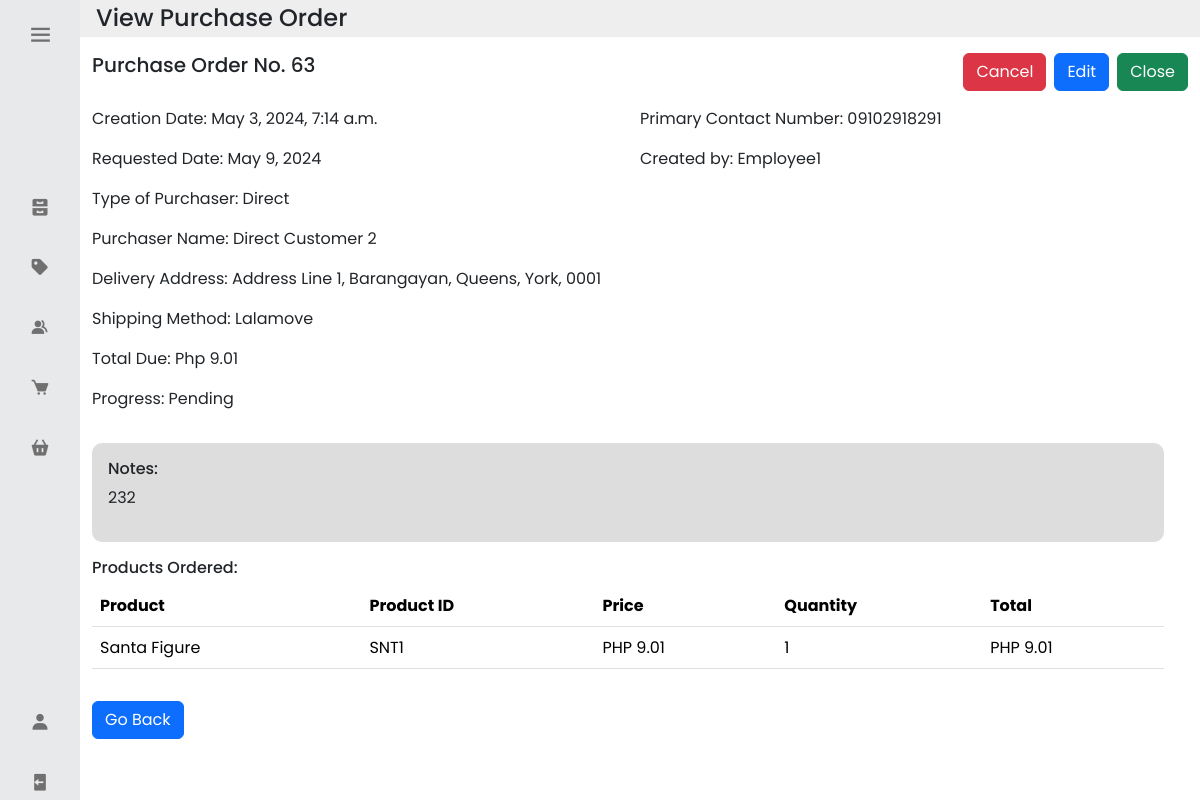
/view_po/63/ (signed in), run on the app's committed database.
### inventoryapp/models.py (models this page shows, shortened)
class Purchase_Order(models.Model):
    Purchase_Order_ID = models.AutoField(primary_key=True)
    Creation_Date = models.DateTimeField()
    Requested_Date = models.DateField()
    Fulfilled_Date = models.DateTimeField(null=True, blank=True)
    Total_Due = models.DecimalField(max_digits=9, decimal_places=2, validators=[MinValueValidator(0)])
    Notes = models.TextField(validators =[MaxLengthValidator(1024)], null=True, blank=True)
    Progress = models.CharField(max_length=16, default = "Pending")
    PO_Status = models.CharField(max_length=16, default = "Unfulfilled")
    Shipping_Method = models.CharField(max_length=32)
    Order_Method = models.CharField(max_length=32,  null=True, blank=True)
    Customer_ID = models.ForeignKey('Customer', on_delete=models.PROTECT, null=True, blank=True) #null if it is a consignee
    Consignee_ID = models.ForeignKey('Consignee', on_delete=models.PROTECT, null=True, blank=True) #null if it is a customer
    Account_ID_Closed_by = models.ForeignKey('Account', on_delete=models.CASCADE, related_name='po_closed', null=True, blank=True)
    Account_ID_Created_by = models.ForeignKey('Account', on_delete=models.CASCADE, related_name='po_created')

class Customer(models.Model):
    Customer_ID = models.AutoField(primary_key=True)
    Customer_Name = models.CharField(max_length=32)
    Address_Line_1 = models.CharField(max_length=128)
    Barangay = models.CharField(max_length=64)
    Municipality = models.CharField(max_length=64)
    Province = models.CharField(max_length=64)
    Zip_Code = models.CharField(max_length=4)
    Primary_Contact_Number = models.CharField(max_length=11)
    Customer_Type = models.CharField(max_length=16)
    Notes = models.TextField(null=True, blank=True, validators=[MaxLengthValidator(1024)])

class Account(models.Model):
    Account_ID = models.AutoField(primary_key=True)
    user = models.OneToOneField(User, on_delete=models.CASCADE)
    Profile_Picture = models.ImageField(upload_to='account_pfps/', null=True, blank=True)
    First_Name = models.CharField(max_length=32)
    Last_Name = models.CharField(max_length=32)
    Role = models.CharField(max_length = 32)
    Visibility = models.BooleanField(default=True)
    def __str__(self):
        return str(self.user)

class Product_Ordered(models.Model):
    Product_ID = models.ForeignKey(Product, on_delete=models.PROTECT)
    Purchase_Order_ID = models.ForeignKey(Purchase_Order, on_delete=models.PROTECT)
    Quantity = models.PositiveIntegerField( validators=[MaxValueValidator(99999)])

class Product(models.Model):
    Product_ID = models.AutoField(primary_key=True)
    EAS_Product_ID = models.CharField(max_length=32, unique=True)
    Name = models.CharField(max_length=64)
    Picture = models.ImageField(null=True, blank=True, upload_to='product_images/', )
    SKU = models.CharField(max_length=32)
    Price = models.DecimalField(max_digits=7, decimal_places=2, validators=[MinValueValidator(0)])
    Actual_Inventory_Count = models.PositiveIntegerField(validators =[MaxValueValidator(99999)])
    Reserved_Inventory_Count = models.PositiveIntegerField(validators =[MaxValueValidator(99999)], default = 0)
    To_Be_Received_Inventory_Count = models.PositiveIntegerField(validators =[MaxValueValidator(99999)], default = 0)
    Visibility = models.BooleanField(default=True)
    Product_Low_Stock_Threshold = models.PositiveIntegerField(validators =[MaxValueValidator(99999)], null=True, blank=True)
    Product_Stock_Status = models.CharField(max_length=16)
    Category = models.ForeignKey("Category", on_delete=models.PROTECT)

### inventoryapp/views.py (the view)
# urls.py: path('view_po/<int:pk>/', views.view_po, name='view_po'),
@login_required
def view_po(request, pk):
    purchase_order = get_object_or_404(Purchase_Order, pk=pk)
    products_ordered = Product_Ordered.objects.filter(Purchase_Order_ID=pk)
    return render(request, 'inventoryapp/view_po.html', {'po':purchase_order, 'products':products_ordered})

### inventoryapp/templates/inventoryapp/view_po.html (shortened to what this page needs)
<link rel="stylesheet" href="https://cdnjs.cloudflare.com/ajax/libs/twitter-bootstrap/5.3.0/css/bootstrap.min.css">
{% extends 'inventoryapp/base.html' %}
{% load static %}
{% block content %}
<head>
</head>
<body class="bg-light">
    <div class="container-fluid">
        <div class="row p-1" style="background-color: #eee;">
            <div class="col-md-auto d-flex align-items-center">
                <h4 class="m-0 mr-3">View Purchase Order</h4>
            </div>
        </div>
        <div class="row mt-3">
            <div class="col">
                <h5>Purchase Order No. {{ po.Purchase_Order_ID }}</h5>
            </div>
            <div class="col-auto d-flex">
                <form id="cancelPoForm{{ po.Purchase_Order_ID }}" action="{% url 'cancel_po' pk=po.pk account_id=request.user.account.pk %}" method="post">
                    <button type="button" class="btn btn-danger me-2 openCancelModal" data-po-pk="{{ po.Purchase_Order_ID }}" data-bs-toggle="modal" data-bs-target="#confirmCancelModal{{ po.Purchase_Order_ID }}">Cancel</button>
                </form>
                {% if po.Customer_ID %}
                    <a href="{% url 'update_po_direct_customer' po_pk=po.Purchase_Order_ID c_pk=po.Customer_ID.Customer_ID %}" class="btn btn-primary me-2">Edit</a>
                {% elif po.Consignee_ID %}
                    <a href="{% url 'update_po_consignee'  po_pk=po.Purchase_Order_ID c_pk=po.Consignee_ID.Consignee_ID %}" class="btn btn-primary me-2">Edit</a>
                {% endif %}
                <form id="closePoForm{{ po.Purchase_Order_ID }}" action="{% url 'close_po' pk=po.pk account_id=request.user.account.pk %}" method="post">
                    <button type="button" class="btn btn-success openModal" data-po-pk="{{ po.Purchase_Order_ID }}">Close</button>
                </form>
            </div>
        <div class="row mt-3">
            <div class="col">
                <p>Creation Date: {{ po.Creation_Date }}</p>
                <p>Requested Date: {{ po.Requested_Date }}</p>
                {% if po.Customer_ID %}
                    <p>Type of Purchaser: {{ po.Customer_ID.Customer_Type }}</p>
                    <p>Purchaser Name: {{ po.Customer_ID.Customer_Name }}</p>
                    <p>Delivery Address: {{ po.Customer_ID.Address_Line_1 }}, {{ po.Customer_ID.Barangay }}, {{ po.Customer_ID.Municipality }}, {{ po.Customer_ID.Province }}, {{ po.Customer_ID.Zip_Code }}</p>
                {% endif %}
                <p>Shipping Method: {{ po.Shipping_Method }}</p>
                <p>Total Due: Php {{ po.Total_Due }}</p>
                <p>Progress: {{ po.Progress }}</p>
            </div>
            <div class="col">
                {% if po.Customer_ID %}
                    <p>Primary Contact Number: {{ po.Customer_ID.Primary_Contact_Number }}</p>
                {% elif po.Consignee_ID %}
                    <p>Primary Contact Number: {{ po.Consignee_ID.Primary_Contact_Number }}</p>
                    <p>Email Address: {{ po.Consignee_ID.Email_Address }}</p>
                    <p>Emergency Contact No. (Mobile/Landline): {{ po.Consignee_ID.Emergency_Contact_Number }}</p>
                {% endif %}
                <p>Created by: {{po.Account_ID_Created_by}}</p>
            </div>
        </div>
        <div class="row mt-3">
            <div class="col">
                <div class="overflow-auto p-3" style="background-color: #ddd; border-radius: 10px;">
                    <h6>Notes:</h6>
                    <p>{{ po.Notes }}</p>
                </div>
            </div>
        </div>
        <div class="row mt-3">
            <div class="col">
                <h6>Products Ordered:</h6>
                <table class="table">
                    <thead>
                        <tr>
                            <th>Product</th>
                            <th>Product ID</th>
                            <th>Price</th>
                            <th>Quantity</th>
                            <th>Total</th>
                        </tr>
                    </thead>
                    <tbody>
                        {% for p in products %}
                            <tr>
                                <td>{{ p.Product_ID.Name }}</td>
                                <td>{{ p.Product_ID.EAS_Product_ID }}</td>
                                <td>PHP {{ p.Product_ID.Price}}</td>
                                <td>{{ p.Quantity }}</td>
                                {% load mathfilters %}
                                <td>PHP {{ p.Quantity|mul:p.Product_ID.Price }}</td>
                            </tr>
                        {% endfor %}
                    </tbody>
                </table>
            </div>
        </div>
        <div class="row mt-3">
            <div class="col">
                <a href="{% url 'current_pos' %}" class="btn btn-primary">Go Back</a>
            </div>
        </div>
    </div>
</body>
{% endblock %}

### inventoryapp/static/base.css (style rules this page uses)
* { font-family: 'Poppins', sans-serif; margin: 0; padding: 0; box-sizing: border-box; }
:root { --body-color: #fff; --sidebar-color: #e8e9eb; --primary-color: #970101; --primary-color-light: #800080; --toggle-color: #ddd; --text-color: #707070; --tran-02: all 0.2s ease; --tran-03: all 0.3s ease; --tran-04: all 0.4s ease; --tran-05: all 0.5s ease; }

### data on the page
Purchase_Order: Purchase_Order_ID "63", Creation_Date "May 3, 2024, 7:14 a.m.", Requested_Date "May 9, 2024", Customer_ID.Customer_Type "Direct", Customer_ID.Customer_Name "Direct Customer 2", Customer_ID.Address_Line_1 "Address Line 1", Customer_ID.Barangay "Barangayan", Customer_ID.Municipality "Queens", Customer_ID.Province "York", Customer_ID.Zip_Code "0001", Shipping_Method "Lalamove", Total_Due "9.01", Progress "Pending", Customer_ID.Primary_Contact_Number "09102918291", Account_ID_Created_by "Employee1", Notes "232"
Product_Ordered: Product_ID.Name "Santa Figure", Product_ID.EAS_Product_ID "SNT1", Product_ID.Price "9.01", Quantity "1", Quantity|mul "9.01"
